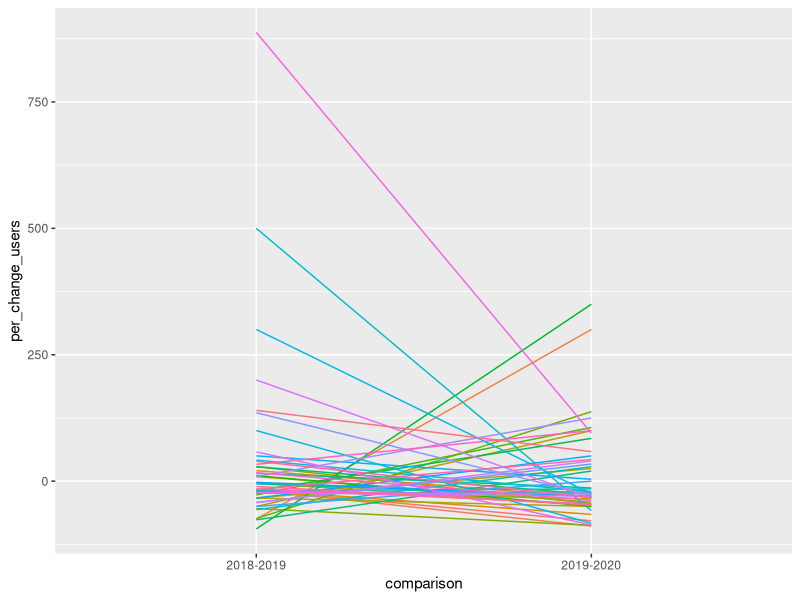

The R source for this figure:
# Analyses of USA National Phenology Network data re COVID19 (%change by state)
# Kathleen L Prudic
# klprudic@arizona.edu
# created 2020-07-09

# Remove wonton variables 
rm(list = ls())

# Load additional packages
library(tidyverse)
library(lubridate)

# Load data 
usa_users <- read_csv(file = "data/2018-2020-NPN-Observers-USA.csv")

# Identify states with data for all three years
usa_complete <- usa_users %>%
  group_by(State) %>%
  summarize(num_year = n()) %>%
  filter(num_year == 3)

# Remove any province/states without all three years of data
usa_users <- usa_users %>%
  filter(State %in% usa_complete$State)

# Calculate percent change in users 2018-2019 and 2019-2020 
# by spring (Mar-May) and state
usa_users_change <- usa_users %>% 
  group_by(State) %>%
  arrange(Year) %>%
  mutate(prev_users = lag(Observers)) %>%
  filter(!is.na(prev_users)) %>%
  mutate(per_change_users = (((Observers/prev_users)-1) * 100)) %>%
  select(-prev_users) %>% 
  mutate(comparison = if_else(Year == 2019, 
                              true = "2018-2019", 
                              false = "2019-2020"))

# Calculate means
usa_users_means <- usa_users_change %>%
  group_by(comparison) %>%
  summarize(mean_users = mean(per_change_users))
usa_users_means

# Plot percent change in users
change_usa_users_plot <- ggplot(data = usa_users_change, 
                                mapping = aes(x = comparison, 
                                              y = per_change_users,
                                              group = State, 
                                              color = State)) +
  geom_line() +
  theme(legend.position = "none")
change_usa_users_plot

# Create dataframe for users t test
usa_users_ttest <- usa_users_change %>% 
  select(State, Year, per_change_users) %>%
  pivot_wider(names_from = Year, values_from = per_change_users) %>%
  rename(`2018-2019` = `2019`, 
         `2019-2020` = `2020`) 

# t test on change in growth in unique users
usa_users_ttest_list <- t.test(x = usa_users_ttest$`2018-2019`, 
                               y = usa_users_ttest$`2019-2020`,
                               alternative = "greater",
                               paired = TRUE)
usa_users_ttest_list
cat(round(usa_users_ttest_list$estimate, digits = 6), " (",
    paste0(round(as.numeric(usa_users_ttest_list$conf.int), digits = 4), collapse = ", "),
    ")", sep = "")

